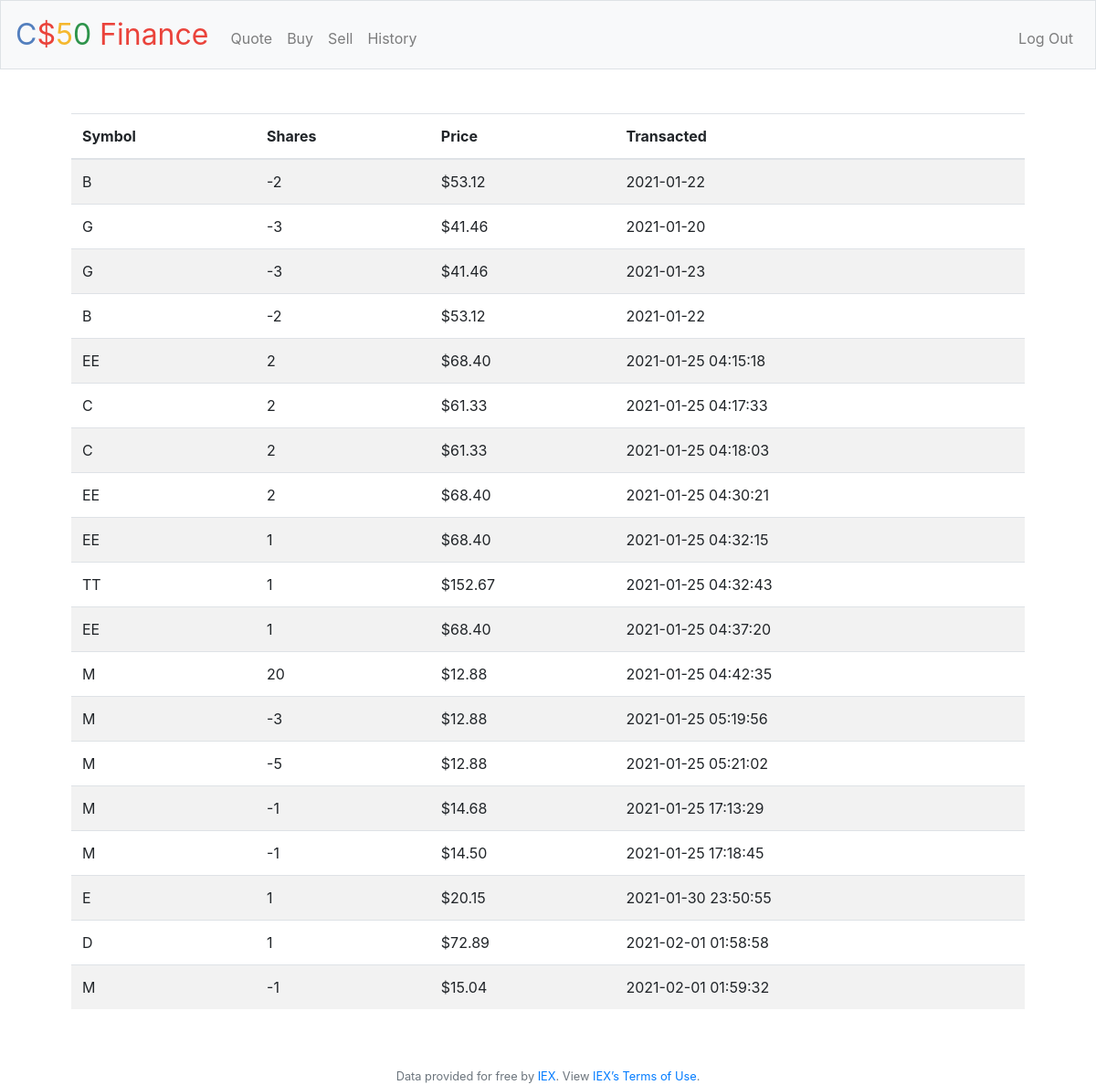
The app's page /history (signed in) with its own data.
### tables this page shows
CREATE TABLE 'history' ('id' INTEGER, 'user_id' INTEGER, 'symbol' TEXT NOT NULL,'status' char(1) NOT NULL,'shares' integer NOT NULL,'price' real NOT NULL,'transacted' datetime, PRIMARY KEY(id), FOREIGN KEY(user_id) REFERENCES users(id));

### application.py (the view)
@app.route("/history")
@login_required
def history():
    info = db.execute("SELECT symbol, status, shares,price, transacted FROM history WHERE user_id = ?", session["user_id"])
    return render_template("history.html", info=info)

### application.py (called while the page is built)
@app.after_request
def after_request(response):
    response.headers["Cache-Control"] = "no-cache, no-store, must-revalidate"
    response.headers["Expires"] = 0
    response.headers["Pragma"] = "no-cache"
    return response

### helpers.py (called while the page is built)
def login_required(f):
    @wraps(f)
    def decorated_function(*args, **kwargs):
        if session.get("user_id") is None:
            return redirect("/login")
        return f(*args, **kwargs)
    return decorated_function

def usd(value):
    return f"${value:,.2f}"

### templates/history.html (shortened to what this page needs)
{% extends "layout.html" %}
{% block main %}
    <table class="table table-striped">
        <thead>
            <tr>
                <th>Symbol</th>
                <th>Shares</th>
                <th>Price</th>
                <th>Transacted</th>
            </tr>
        </thead>
        <tbody>
            {% for i in info %}
                <tr>
                    <td>{{ i.symbol }}</td>
                    <td>{{ i.shares }}</td>
                    <td>{{ i.price | usd }}</td>
                    <td>{{ i.transacted }} </td>
                </tr>
            {% endfor %}
        </tbody>
    </table>
{% endblock %}

### templates/layout.html (shortened to what this page needs)
<!DOCTYPE html>
<html lang="en">
    <head>
        <link rel="stylesheet" href="https://cdn.jsdelivr.net/npm/bootstrap@4.5.3/dist/css/bootstrap.min.css">
        <link href="/static/styles.css" rel="stylesheet">
    </head>
    <body>
        <nav class="navbar navbar-expand-md navbar-light bg-light border">
            <a class="navbar-brand" href="/"><span class="blue">C</span><span class="red">$</span><span class="yellow">5</span><span class="green">0</span> <span class="red">Finance</span></a>
            <div class="collapse navbar-collapse" id="navbar">
                {% if session.user_id %}
                    <ul class="navbar-nav mr-auto mt-2">
                        <li class="nav-item"><a class="nav-link" href="/quote">Quote</a></li>
                        <li class="nav-item"><a class="nav-link" href="/buy">Buy</a></li>
                        <li class="nav-item"><a class="nav-link" href="/sell">Sell</a></li>
                        <li class="nav-item"><a class="nav-link" href="/history">History</a></li>
                    </ul>
                    <ul class="navbar-nav ml-auto mt-2">
                        <li class="nav-item"><a class="nav-link" href="/logout">Log Out</a></li>
                    </ul>
                {% else %}
                    <ul class="navbar-nav ml-auto mt-2">
                        <li class="nav-item"><a class="nav-link" href="/register">Register</a></li>
                        <li class="nav-item"><a class="nav-link" href="/login">Log In</a></li>
                    </ul>
                {% endif %}
            </div>
        </nav>
        <main class="container p-5">
            {% block main %}{% endblock %}
        </main>
        <footer class="small text-center text-muted">
            Data provided for free by <a href="https://iextrading.com/developer">IEX</a>. View <a href="https://iextrading.com/api-exhibit-a/">IEX’s Terms of Use</a>.
        </footer>
    </body>
</html>

### static/styles.css (style rules this page uses)
nav .navbar-brand { font-size: xx-large; }
nav .navbar-brand .blue { color: #537fbe; }
nav .navbar-brand .red { color: #ea433b; }
nav .navbar-brand .yellow { color: #f5b82e; }
nav .navbar-brand .green { color: #2e944b; }
main { overflow-x: auto; text-align: center; }
main table { text-align: left; }

### records on screen
history: symbol "B", shares "-2", price "$53.12", transacted "2021-01-22"
history: symbol "G", shares "-3", price "$41.46", transacted "2021-01-20"
history: symbol "G", shares "-3", price "$41.46", transacted "2021-01-23"
history: symbol "B", shares "-2", price "$53.12", transacted "2021-01-22"
history: symbol "EE", shares "2", price "$68.40", transacted "2021-01-25 04:15:18"
history: symbol "C", shares "2", price "$61.33", transacted "2021-01-25 04:17:33"
history: symbol "C", shares "2", price "$61.33", transacted "2021-01-25 04:18:03"
history: symbol "EE", shares "2", price "$68.40", transacted "2021-01-25 04:30:21"
history: symbol "EE", shares "1", price "$68.40", transacted "2021-01-25 04:32:15"
history: symbol "TT", shares "1", price "$152.67", transacted "2021-01-25 04:32:43"
history: symbol "EE", shares "1", price "$68.40", transacted "2021-01-25 04:37:20"
history: symbol "M", shares "20", price "$12.88", transacted "2021-01-25 04:42:35"
history: symbol "M", shares "-3", price "$12.88", transacted "2021-01-25 05:19:56"
history: symbol "M", shares "-5", price "$12.88", transacted "2021-01-25 05:21:02"
history: symbol "M", shares "-1", price "$14.68", transacted "2021-01-25 17:13:29"
history: symbol "M", shares "-1", price "$14.50", transacted "2021-01-25 17:18:45"
history: symbol "E", shares "1", price "$20.15", transacted "2021-01-30 23:50:55"
history: symbol "D", shares "1", price "$72.89", transacted "2021-02-01 01:58:58"
history: symbol "M", shares "-1", price "$15.04", transacted "2021-02-01 01:59:32"
